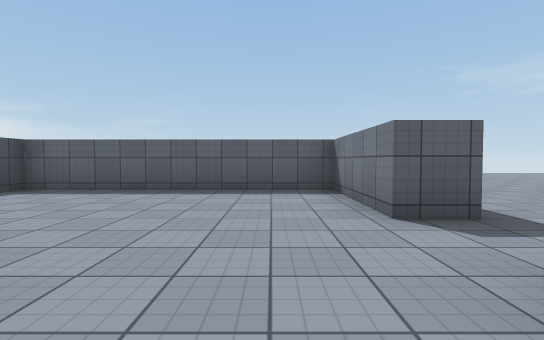
view 1 (above)

16 first-person views from a walk through a scene from a Unity 3-D project. The camera is 1.2 m above the floor, tilts 2° down and sees 85° across. The floor is counted in squares, 2 m on a side. Each view is taken from the middle of a square. On the plan, view 1 faces up. The plan holds only what a view shows up to about 9 squares ahead; the rest is blank. The player is left out. Surface patterns are stand-ins for the level's own textures.

view 2
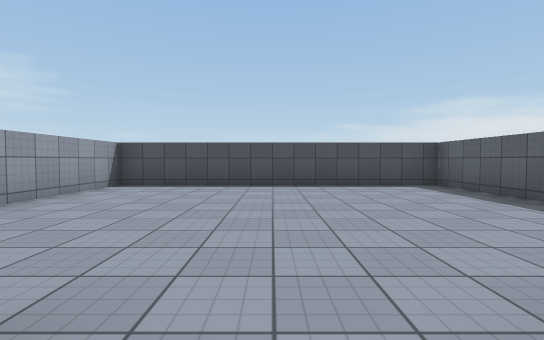

view 3
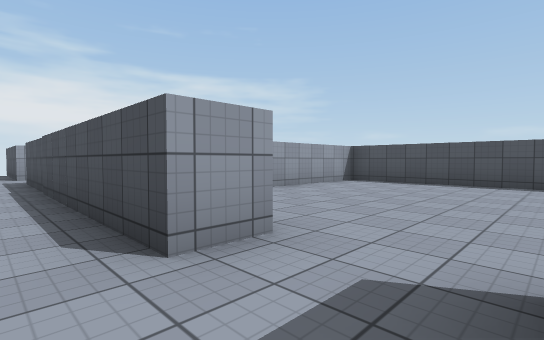

view 4
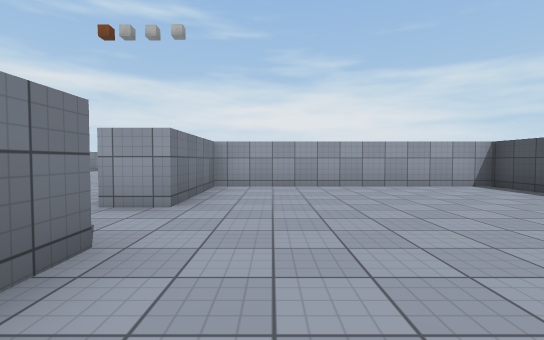

view 5
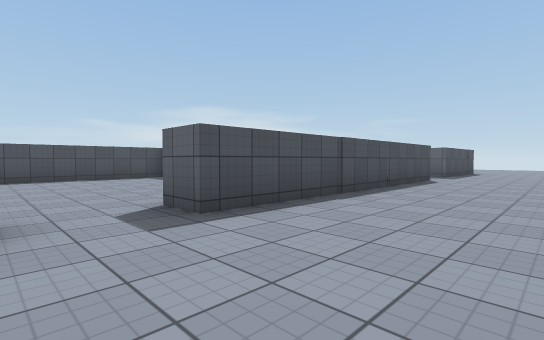

view 6
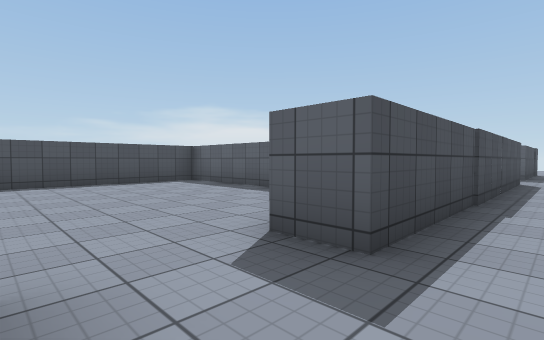

view 7
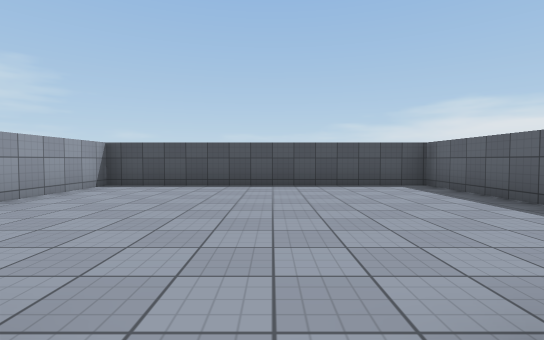

view 8
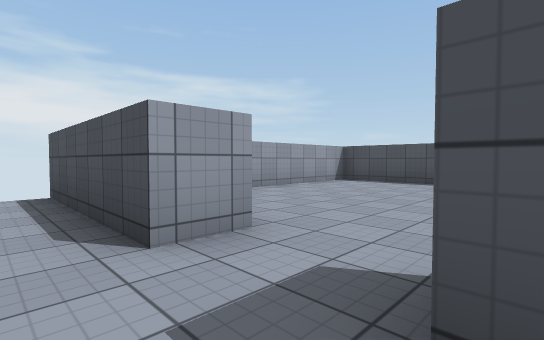

view 9
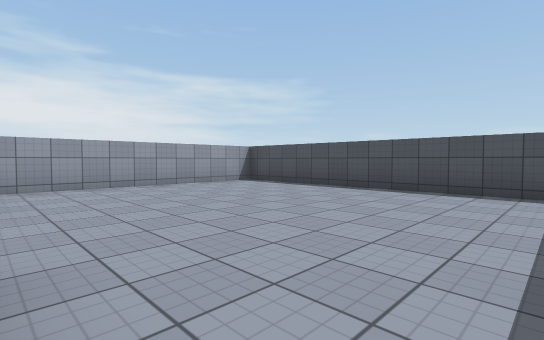

view 10
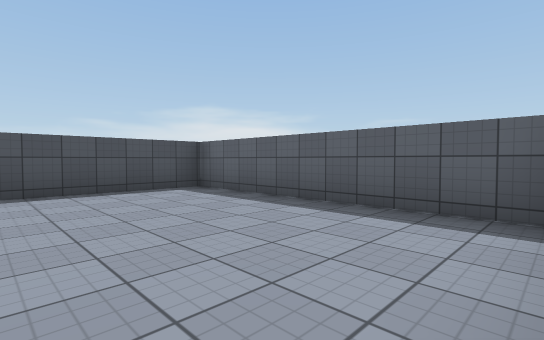

view 11
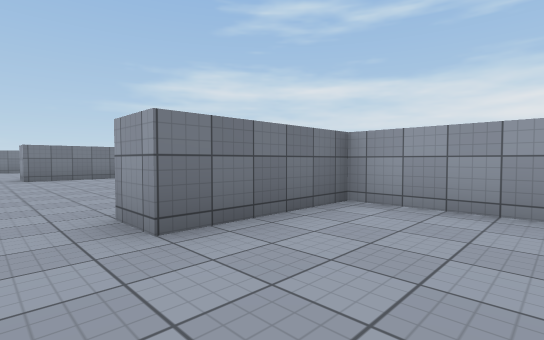

view 12
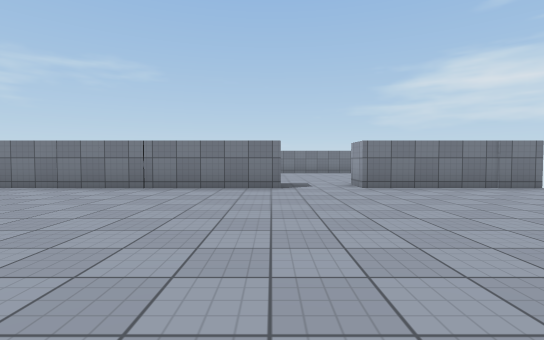

view 13
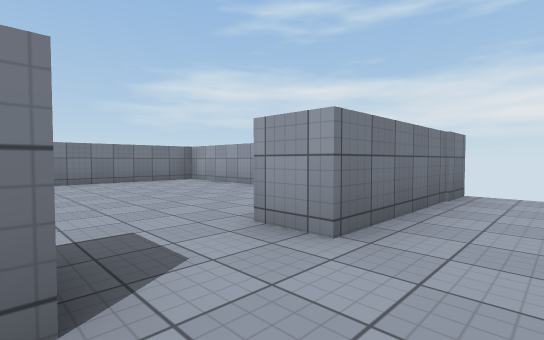

view 14
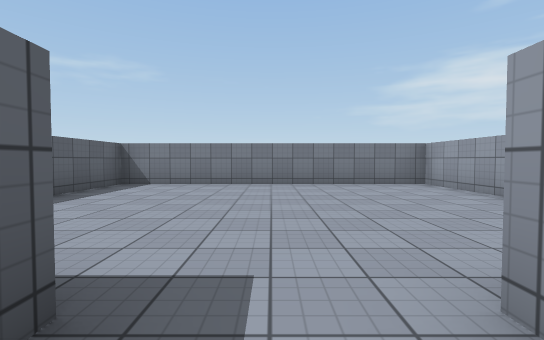

view 15
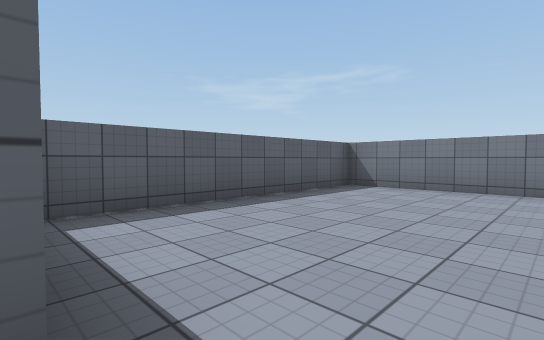

view 16
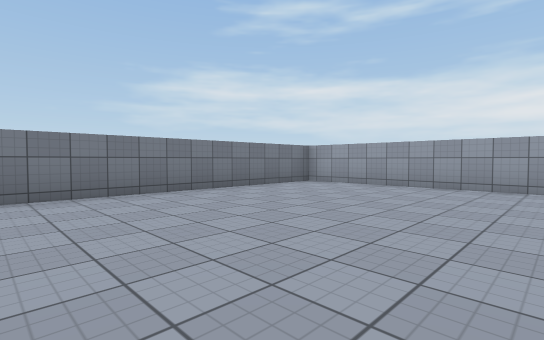

### Floor plan
Points are (right, up) in squares from view 1. A wall is a line through its corners. A room is listed if a view was taken in it or the views show most of it. See-through windows are left out.
Room 1 (views 1, 2, 4)
walls: (2.1, 3.9) (2.1, 3) (1.2, 3) (1.2, 5.9) (-4.9, 5.9) (-4.9, -1.6) (1.2, -1.6) (1.2, 1.3) (2.1, 1.3)
ways out: opening at (2, 2.5) to room 2
Room 2 (views 3, 5, 6, 8, 12, 13, 14)
walls: (2.1, 1.3) (2.1, -6.2); (2.1, -7.9) (2.1, -11.7); (9.2, -6.2) (9.2, -0.2); (9.2, -11.8) (9.2, -7.9)
ways out: opening at (2, 2.5) to room 1; opening at (2, -7) to room 3; opening at (10, -7) to room 4; gap at (9, -12)
Room 3 (views 7, 9, 10, 11)
walls: (2.1, -6.2) (1.1, -6.2); (0.9, -3.4) (-4.9, -3.4) (-4.9, -10.8) (1.2, -10.8) (1.2, -7.9) (2.1, -7.9)
ways out: opening at (2, -7) to room 2
Room 4 (views 15, 16)
walls: (9.2, -7.9) (10.2, -7.9); (11.3, -10.8) (16.3, -10.8) (16.3, -3.4) (10.4, -3.4)
ways out: opening at (10, -7) to room 2

Where each view was taken, in squares from view 1:
view 1: 0 up, 0 right, facing up
view 2: 2 up, 2 right, facing left
view 3: 3 up, 3 right, facing down-left
view 4: 5 up, 0 right, facing down
view 5: 8 down, 5 right, facing up-left
view 6: 8 down, 3 right, facing up-left
view 7: 7 down, 2 right, facing left
view 8: 6 down, 3 right, facing down-left
view 9: 4 down, 1 right, facing down-left
view 10: 7 down, 1 right, facing up-left
view 11: 7 down, 1 left, facing down-right
view 12: 6 down, 3 right, facing right
view 13: 6 down, 8 right, facing down-right
view 14: 7 down, 9 right, facing right
view 15: 7 down, 10 right, facing up-right
view 16: 4 down, 11 right, facing down-right
